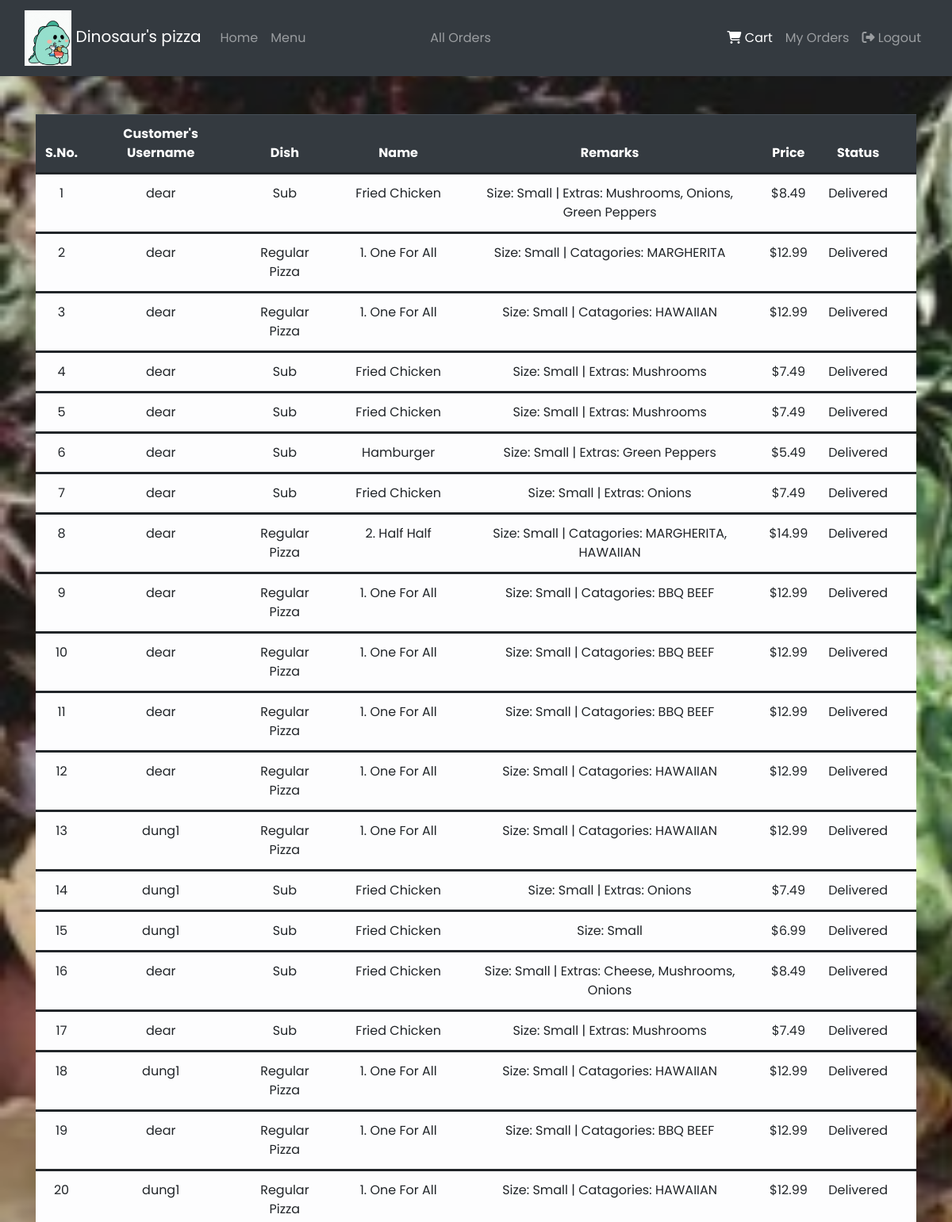
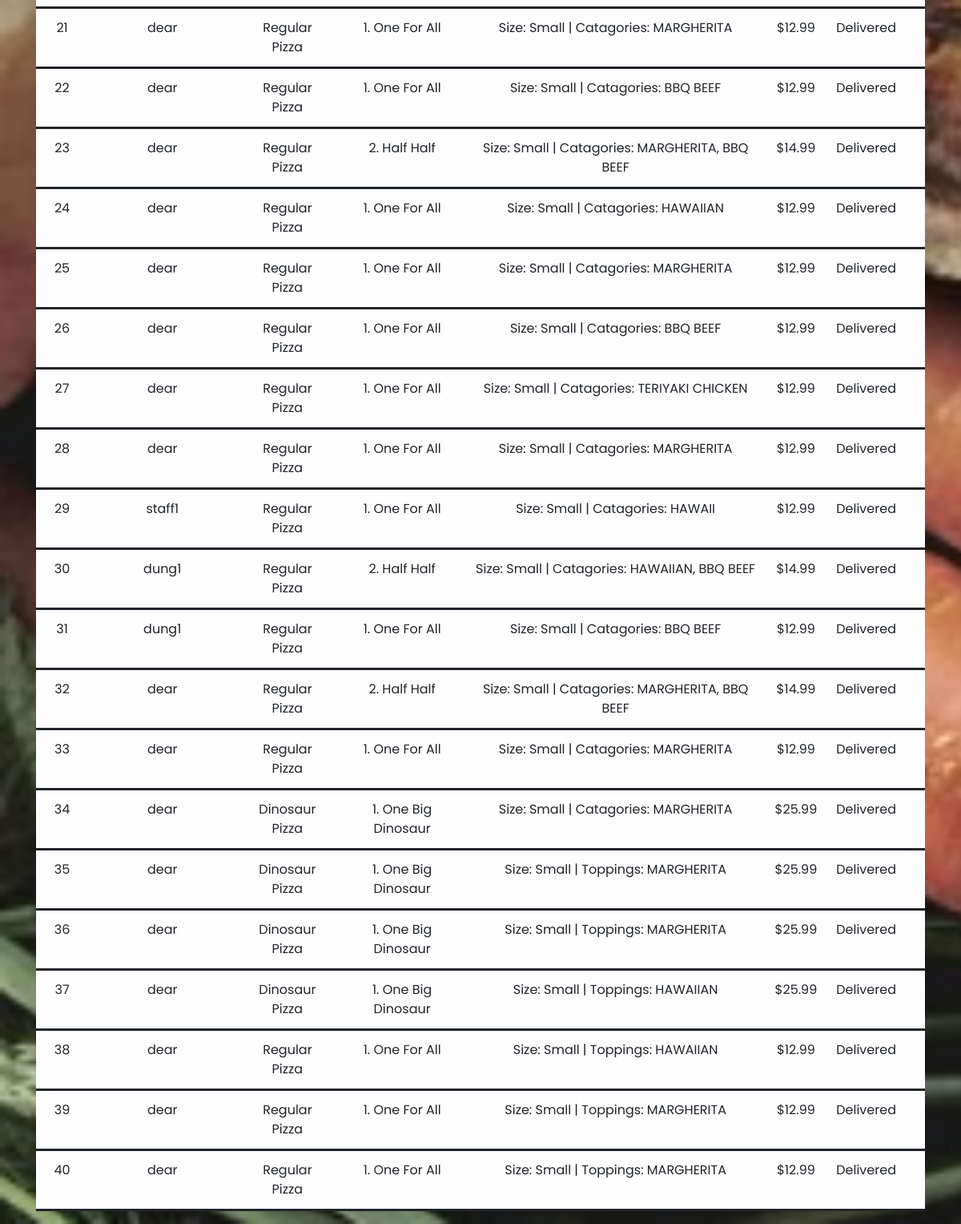
Page /allorders/ (signed in) on the committed database (2 pictures, top to bottom).
### orders/models.py (models this page shows, shortened)
class Orders(models.Model):
    username = models.CharField(max_length=32)
    dishtype = models.CharField(max_length=32)
    dishname = models.CharField(max_length=32)
    price = models.DecimalField(max_digits=5, decimal_places=2, help_text='Price in US dollars')
    remarks = models.TextField()
    status = models.CharField(max_length=32)

### orders/views.py (the view)
# urls.py: path("allorders/", views.allorders, name="allorders"),
@login_required
def allorders(request):
    if request.user.is_superuser or request.user.is_staff:
        orders = Orders.objects.all().order_by('id').reverse()
        context = {
            "orders" : orders
        }
        return render(request, "orders/allorders.html", context)
    else:
        return HttpResponseRedirect(reverse('index'))

### orders/templates/orders/allorders.html (shortened to what this page needs)
{% extends "orders/base.html" %}
{% block content %}
<div class="container pt-5">
    {% if orders %}
    <table class="table table-hover table-light">
        <thead class="thead-dark">
            <tr>
                <th>S.No.</th>
                <th>Customer's Username</th>
                <th>Dish</th>
                <th>Name</th>
                <th>Remarks</th>
                <th>Price</th>
                <th>Status</th>
                <th></th>
            </tr>
        </thead>
        <tbody>
            {% for order in orders %}
            <tr>
                <td>{{ forloop.counter }}</td>
                <td>{{ order.username }}</td>
                <td>{{ order.dishtype }}</td>
                <td>{{ order.dishname }}</td>
                <td>{{ order.remarks }}</td>
                <td>${{ order.price }}</td>
                <td>{{ order.status }}</td>
            </tr>
            {% endfor %}
        </tbody>
    </table>
    {% else %}
    <h3 class="text-white"> There are no orders </h3>
    {% endif %}
</div>
{% endblock %}

### orders/templates/orders/base.html (shortened to what this page needs)
{% load static %}
<!DOCTYPE html>
<html>
    <head>
        <link rel="stylesheet" href="https://maxcdn.bootstrapcdn.com/bootstrap/4.5.0/css/bootstrap.min.css">
        <link rel="stylesheet" href="{% static 'orders/styles.css' %}"/>
    </head>
    <body>
        <nav class="navbar navbar-expand-sm bg-dark navbar-dark">
            <div class="container-fluid">
                <a class="navbar-brand" href="/">
                    <img src="/static/orders/pickle-cute.gif" alt="" height="70px">
                    Dinosaur's pizza <br>
                </a>
                <div class="collapse navbar-collapse" id="myNavbar">
                    <ul class="navbar-nav mr-auto">
                        <li class="nav-item"><a href="{% url 'home' %}" class="nav-link"> Home </a></li>
                        <li class="nav-item"><a href="{% url 'index' %}" class="nav-link"> Menu </a></li>
                    </ul>
                    {% if user.is_authenticated %}
                    <ul class="navbar-nav mr-auto">
                        {% if user.is_superuser or user.is_staff %}
                        <li class="nav-item"><a href="{% url 'allorders' %}" class="nav-link"> All Orders </a></li>
                        {% endif %}
                    </ul>
                    <ul class="navbar-nav ml-auto">
                        <a class="nav-link active" href="{% url 'cart' %}"><i class="fa fa-shopping-cart" aria-hidden="true"></i> Cart </a>
                        <li class="nav-item"><a href="{% url 'myorders' %}" class="nav-link"> My Orders </a></li>
                        <li class="nav-item"><a href="{% url 'logout' %}" class="nav-link"><i class="fas fa-sign-out-alt" aria-hidden="true"></i> Logout </a></li>
                    </ul>
                    {% endif %}
                </div>
            </div>
        </nav>
        <main>
            {% block content %} {% endblock %}
        </main>
    </body>
</html>

### orders/static/orders/styles.css (style rules this page uses)
body { background-image: url('pizza-image.jpg'); background-repeat: no-repeat; background-attachment: fixed; background-size: cover; font-family: Poppins, sans-serif; }
.table tr { border-bottom: solid; }
.table tr, .table th { text-align: center; }

### rows in the picture
Orders: username "dear", dishtype "Sub", dishname "Fried Chicken", remarks "Size: Small | Extras: Mushrooms, Onions, Green Peppers", price "8.49", status "Delivered"
Orders: username "dear", dishtype "Regular Pizza", dishname "1. One For All", remarks "Size: Small | Catagories: MARGHERITA", price "12.99", status "Delivered"
Orders: username "dear", dishtype "Regular Pizza", dishname "1. One For All", remarks "Size: Small | Catagories: HAWAIIAN", price "12.99", status "Delivered"
Orders: username "dear", dishtype "Sub", dishname "Fried Chicken", remarks "Size: Small | Extras: Mushrooms", price "7.49", status "Delivered"
Orders: username "dear", dishtype "Sub", dishname "Fried Chicken", remarks "Size: Small | Extras: Mushrooms", price "7.49", status "Delivered"
Orders: username "dear", dishtype "Sub", dishname "Hamburger", remarks "Size: Small | Extras: Green Peppers", price "5.49", status "Delivered"
Orders: username "dear", dishtype "Sub", dishname "Fried Chicken", remarks "Size: Small | Extras: Onions", price "7.49", status "Delivered"
Orders: username "dear", dishtype "Regular Pizza", dishname "2. Half Half", remarks "Size: Small | Catagories: MARGHERITA, HAWAIIAN", price "14.99", status "Delivered"
Orders: username "dear", dishtype "Regular Pizza", dishname "1. One For All", remarks "Size: Small | Catagories: BBQ BEEF", price "12.99", status "Delivered"
Orders: username "dear", dishtype "Regular Pizza", dishname "1. One For All", remarks "Size: Small | Catagories: BBQ BEEF", price "12.99", status "Delivered"
Orders: username "dear", dishtype "Regular Pizza", dishname "1. One For All", remarks "Size: Small | Catagories: BBQ BEEF", price "12.99", status "Delivered"
Orders: username "dear", dishtype "Regular Pizza", dishname "1. One For All", remarks "Size: Small | Catagories: HAWAIIAN", price "12.99", status "Delivered"
Orders: username "dung1", dishtype "Regular Pizza", dishname "1. One For All", remarks "Size: Small | Catagories: HAWAIIAN", price "12.99", status "Delivered"
Orders: username "dung1", dishtype "Sub", dishname "Fried Chicken", remarks "Size: Small | Extras: Onions", price "7.49", status "Delivered"
Orders: username "dung1", dishtype "Sub", dishname "Fried Chicken", remarks "Size: Small", price "6.99", status "Delivered"
Orders: username "dear", dishtype "Sub", dishname "Fried Chicken", remarks "Size: Small | Extras: Cheese, Mushrooms, Onions", price "8.49", status "Delivered"
Orders: username "dear", dishtype "Sub", dishname "Fried Chicken", remarks "Size: Small | Extras: Mushrooms", price "7.49", status "Delivered"
Orders: username "dung1", dishtype "Regular Pizza", dishname "1. One For All", remarks "Size: Small | Catagories: HAWAIIAN", price "12.99", status "Delivered"
Orders: username "dear", dishtype "Regular Pizza", dishname "1. One For All", remarks "Size: Small | Catagories: BBQ BEEF", price "12.99", status "Delivered"
Orders: username "dung1", dishtype "Regular Pizza", dishname "1. One For All", remarks "Size: Small | Catagories: HAWAIIAN", price "12.99", status "Delivered"
Orders: username "dear", dishtype "Regular Pizza", dishname "1. One For All", remarks "Size: Small | Catagories: MARGHERITA", price "12.99", status "Delivered"
Orders: username "dear", dishtype "Regular Pizza", dishname "1. One For All", remarks "Size: Small | Catagories: BBQ BEEF", price "12.99", status "Delivered"
Orders: username "dear", dishtype "Regular Pizza", dishname "2. Half Half", remarks "Size: Small | Catagories: MARGHERITA, BBQ BEEF", price "14.99", status "Delivered"
Orders: username "dear", dishtype "Regular Pizza", dishname "1. One For All", remarks "Size: Small | Catagories: HAWAIIAN", price "12.99", status "Delivered"
Orders: username "dear", dishtype "Regular Pizza", dishname "1. One For All", remarks "Size: Small | Catagories: MARGHERITA", price "12.99", status "Delivered"
Orders: username "dear", dishtype "Regular Pizza", dishname "1. One For All", remarks "Size: Small | Catagories: BBQ BEEF", price "12.99", status "Delivered"
Orders: username "dear", dishtype "Regular Pizza", dishname "1. One For All", remarks "Size: Small | Catagories: TERIYAKI CHICKEN", price "12.99", status "Delivered"
Orders: username "dear", dishtype "Regular Pizza", dishname "1. One For All", remarks "Size: Small | Catagories: MARGHERITA", price "12.99", status "Delivered"
Orders: username "staff1", dishtype "Regular Pizza", dishname "1. One For All", remarks "Size: Small | Catagories: HAWAII", price "12.99", status "Delivered"
Orders: username "dung1", dishtype "Regular Pizza", dishname "2. Half Half", remarks "Size: Small | Catagories: HAWAIIAN, BBQ BEEF", price "14.99", status "Delivered"
Orders: username "dung1", dishtype "Regular Pizza", dishname "1. One For All", remarks "Size: Small | Catagories: BBQ BEEF", price "12.99", status "Delivered"
Orders: username "dear", dishtype "Regular Pizza", dishname "2. Half Half", remarks "Size: Small | Catagories: MARGHERITA, BBQ BEEF", price "14.99", status "Delivered"
Orders: username "dear", dishtype "Regular Pizza", dishname "1. One For All", remarks "Size: Small | Catagories: MARGHERITA", price "12.99", status "Delivered"
Orders: username "dear", dishtype "Dinosaur Pizza", dishname "1. One Big Dinosaur", remarks "Size: Small | Catagories: MARGHERITA", price "25.99", status "Delivered"
Orders: username "dear", dishtype "Dinosaur Pizza", dishname "1. One Big Dinosaur", remarks "Size: Small | Toppings: MARGHERITA", price "25.99", status "Delivered"
Orders: username "dear", dishtype "Dinosaur Pizza", dishname "1. One Big Dinosaur", remarks "Size: Small | Toppings: MARGHERITA", price "25.99", status "Delivered"
Orders: username "dear", dishtype "Dinosaur Pizza", dishname "1. One Big Dinosaur", remarks "Size: Small | Toppings: HAWAIIAN", price "25.99", status "Delivered"
Orders: username "dear", dishtype "Regular Pizza", dishname "1. One For All", remarks "Size: Small | Toppings: HAWAIIAN", price "12.99", status "Delivered"
Orders: username "dear", dishtype "Regular Pizza", dishname "1. One For All", remarks "Size: Small | Toppings: MARGHERITA", price "12.99", status "Delivered"
Orders: username "dear", dishtype "Regular Pizza", dishname "1. One For All", remarks "Size: Small | Toppings: MARGHERITA", price "12.99", status "Delivered"
